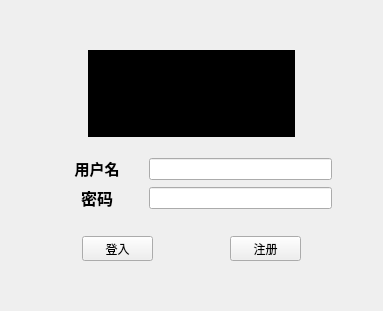
<?xml version="1.0" encoding="UTF-8"?>
<ui version="4.0">
 <class>loginWidget</class>
 <widget class="QWidget" name="loginWidget">
  <property name="geometry">
   <rect>
    <x>0</x>
    <y>0</y>
    <width>383</width>
    <height>311</height>
   </rect>
  </property>
  <property name="windowTitle">
   <string>Login</string>
  </property>
  <layout class="QVBoxLayout" name="verticalLayout_3" stretch="3,0,1,4,0,0,3">
   <item>
    <spacer name="verticalSpacer">
     <property name="orientation">
      <enum>Qt::Orientation::Vertical</enum>
     </property>
     <property name="sizeHint" stdset="0">
      <size>
       <width>20</width>
       <height>57</height>
      </size>
     </property>
    </spacer>
   </item>
   <item>
    <layout class="QHBoxLayout" name="horizontalLayout">
     <item>
      <spacer name="horizontalSpacer">
       <property name="orientation">
        <enum>Qt::Orientation::Horizontal</enum>
       </property>
       <property name="sizeHint" stdset="0">
        <size>
         <width>40</width>
         <height>20</height>
        </size>
       </property>
      </spacer>
     </item>
     <item>
      <widget class="QToolButton" name="toolButton">
       <property name="sizePolicy">
        <sizepolicy hsizetype="Preferred" vsizetype="Preferred">
         <horstretch>0</horstretch>
         <verstretch>0</verstretch>
        </sizepolicy>
       </property>
       <property name="styleSheet">
        <string notr="true">QToolButton {
        border-style: solid;
        border-top-color: transparent;
        border-right-color: transparent;
        border-left-color: transparent;
        border-bottom-color: transparent;
        border-style: solid;
        color: #a9b7c6;
        padding: 2px;
        background-color: #000000;
}
QToolButton:hover{
}</string>
       </property>
       <property name="text">
        <string/>
       </property>
       <property name="icon">
        <iconset resource="logos.qrc">
         <normaloff>:/icons/favicon_logosc/logo_a.png</normaloff>:/icons/favicon_logosc/logo_a.png</iconset>
       </property>
       <property name="iconSize">
        <size>
         <width>200</width>
         <height>80</height>
        </size>
       </property>
      </widget>
     </item>
     <item>
      <spacer name="horizontalSpacer_2">
       <property name="orientation">
        <enum>Qt::Orientation::Horizontal</enum>
       </property>
       <property name="sizeHint" stdset="0">
        <size>
         <width>40</width>
         <height>20</height>
        </size>
       </property>
      </spacer>
     </item>
    </layout>
   </item>
   <item>
    <spacer name="verticalSpacer_2">
     <property name="orientation">
      <enum>Qt::Orientation::Vertical</enum>
     </property>
     <property name="sizeHint" stdset="0">
      <size>
       <width>20</width>
       <height>40</height>
      </size>
     </property>
    </spacer>
   </item>
   <item>
    <layout class="QHBoxLayout" name="horizontalLayout_3" stretch="0,1,2,0">
     <item>
      <spacer name="horizontalSpacer_3">
       <property name="orientation">
        <enum>Qt::Orientation::Horizontal</enum>
       </property>
       <property name="sizeHint" stdset="0">
        <size>
         <width>40</width>
         <height>20</height>
        </size>
       </property>
      </spacer>
     </item>
     <item>
      <layout class="QVBoxLayout" name="verticalLayout_2">
       <item>
        <widget class="QLabel" name="label_2">
         <property name="text">
          <string>&lt;html&gt;&lt;head/&gt;&lt;body&gt;&lt;p align=&quot;center&quot;&gt;&lt;span style=&quot; font-size:11pt; font-weight:700;&quot;&gt;用户名&lt;/span&gt;&lt;/p&gt;&lt;/body&gt;&lt;/html&gt;</string>
         </property>
        </widget>
       </item>
       <item>
        <widget class="QLabel" name="label_3">
         <property name="text">
          <string>&lt;html&gt;&lt;head/&gt;&lt;body&gt;&lt;p align=&quot;center&quot;&gt;&lt;span style=&quot; font-size:12pt; font-weight:700;&quot;&gt;密码&lt;/span&gt;&lt;/p&gt;&lt;/body&gt;&lt;/html&gt;</string>
         </property>
        </widget>
       </item>
      </layout>
     </item>
     <item>
      <layout class="QVBoxLayout" name="verticalLayout">
       <item>
        <widget class="QLineEdit" name="userLineEdit"/>
       </item>
       <item>
        <widget class="QLineEdit" name="passwordLineEdit"/>
       </item>
      </layout>
     </item>
     <item>
      <spacer name="horizontalSpacer_4">
       <property name="orientation">
        <enum>Qt::Orientation::Horizontal</enum>
       </property>
       <property name="sizeHint" stdset="0">
        <size>
         <width>40</width>
         <height>20</height>
        </size>
       </property>
      </spacer>
     </item>
    </layout>
   </item>
   <item>
    <widget class="QLabel" name="textLabel">
     <property name="text">
      <string/>
     </property>
    </widget>
   </item>
   <item>
    <layout class="QHBoxLayout" name="horizontalLayout_2">
     <item>
      <spacer name="horizontalSpacer_6">
       <property name="orientation">
        <enum>Qt::Orientation::Horizontal</enum>
       </property>
       <property name="sizeHint" stdset="0">
        <size>
         <width>40</width>
         <height>20</height>
        </size>
       </property>
      </spacer>
     </item>
     <item>
      <widget class="QToolButton" name="loginButton">
       <property name="sizePolicy">
        <sizepolicy hsizetype="Expanding" vsizetype="Fixed">
         <horstretch>0</horstretch>
         <verstretch>0</verstretch>
        </sizepolicy>
       </property>
       <property name="text">
        <string>登入</string>
       </property>
      </widget>
     </item>
     <item>
      <spacer name="horizontalSpacer_5">
       <property name="orientation">
        <enum>Qt::Orientation::Horizontal</enum>
       </property>
       <property name="sizeHint" stdset="0">
        <size>
         <width>40</width>
         <height>20</height>
        </size>
       </property>
      </spacer>
     </item>
     <item>
      <widget class="QToolButton" name="registerButton">
       <property name="sizePolicy">
        <sizepolicy hsizetype="Expanding" vsizetype="Fixed">
         <horstretch>0</horstretch>
         <verstretch>0</verstretch>
        </sizepolicy>
       </property>
       <property name="text">
        <string>注册</string>
       </property>
      </widget>
     </item>
     <item>
      <spacer name="horizontalSpacer_7">
       <property name="orientation">
        <enum>Qt::Orientation::Horizontal</enum>
       </property>
       <property name="sizeHint" stdset="0">
        <size>
         <width>40</width>
         <height>20</height>
        </size>
       </property>
      </spacer>
     </item>
    </layout>
   </item>
   <item>
    <spacer name="verticalSpacer_4">
     <property name="orientation">
      <enum>Qt::Orientation::Vertical</enum>
     </property>
     <property name="sizeHint" stdset="0">
      <size>
       <width>20</width>
       <height>57</height>
      </size>
     </property>
    </spacer>
   </item>
  </layout>
 </widget>
 <resources>
  <include location="logos.qrc"/>
 </resources>
 <connections/>
</ui>
